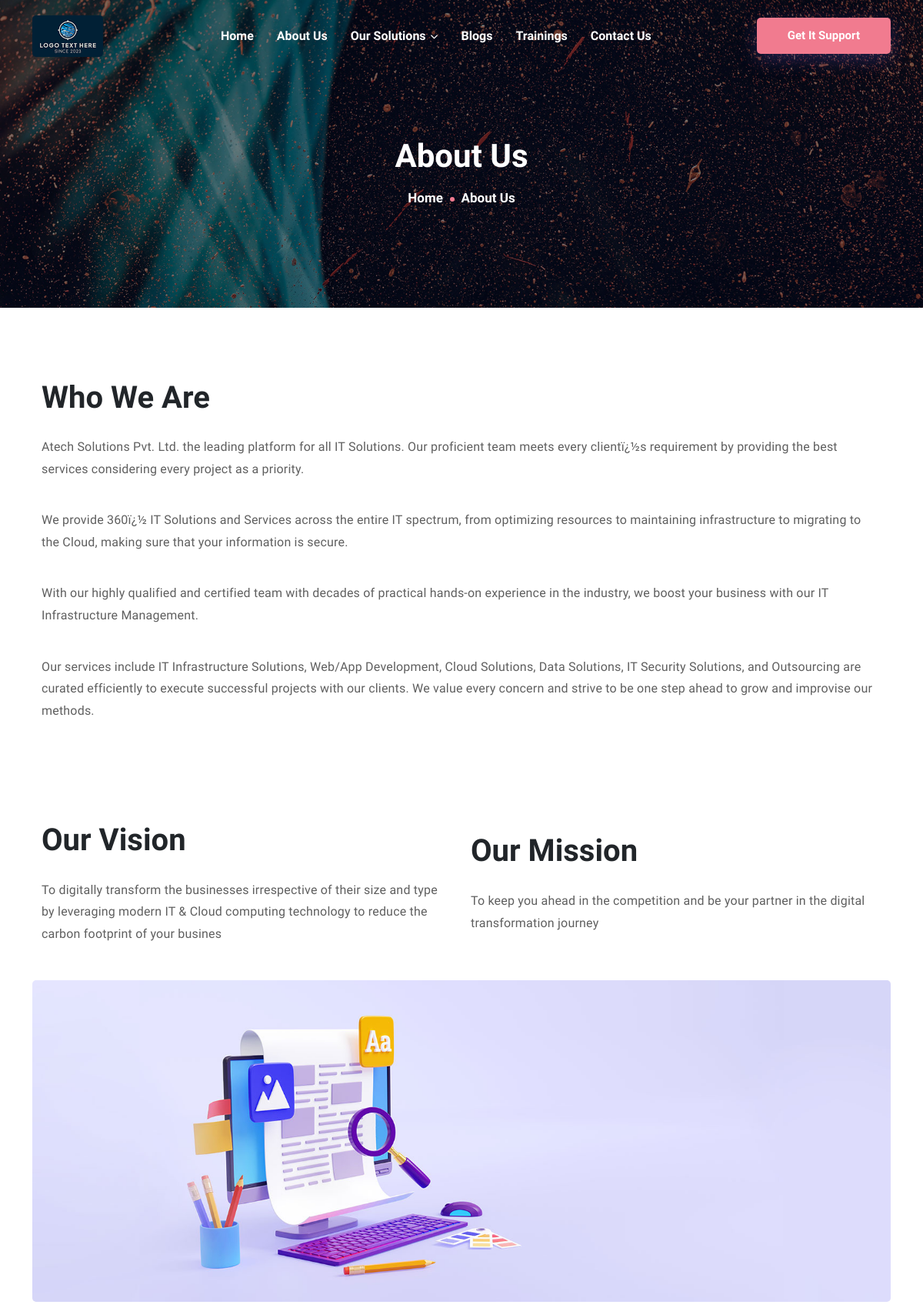
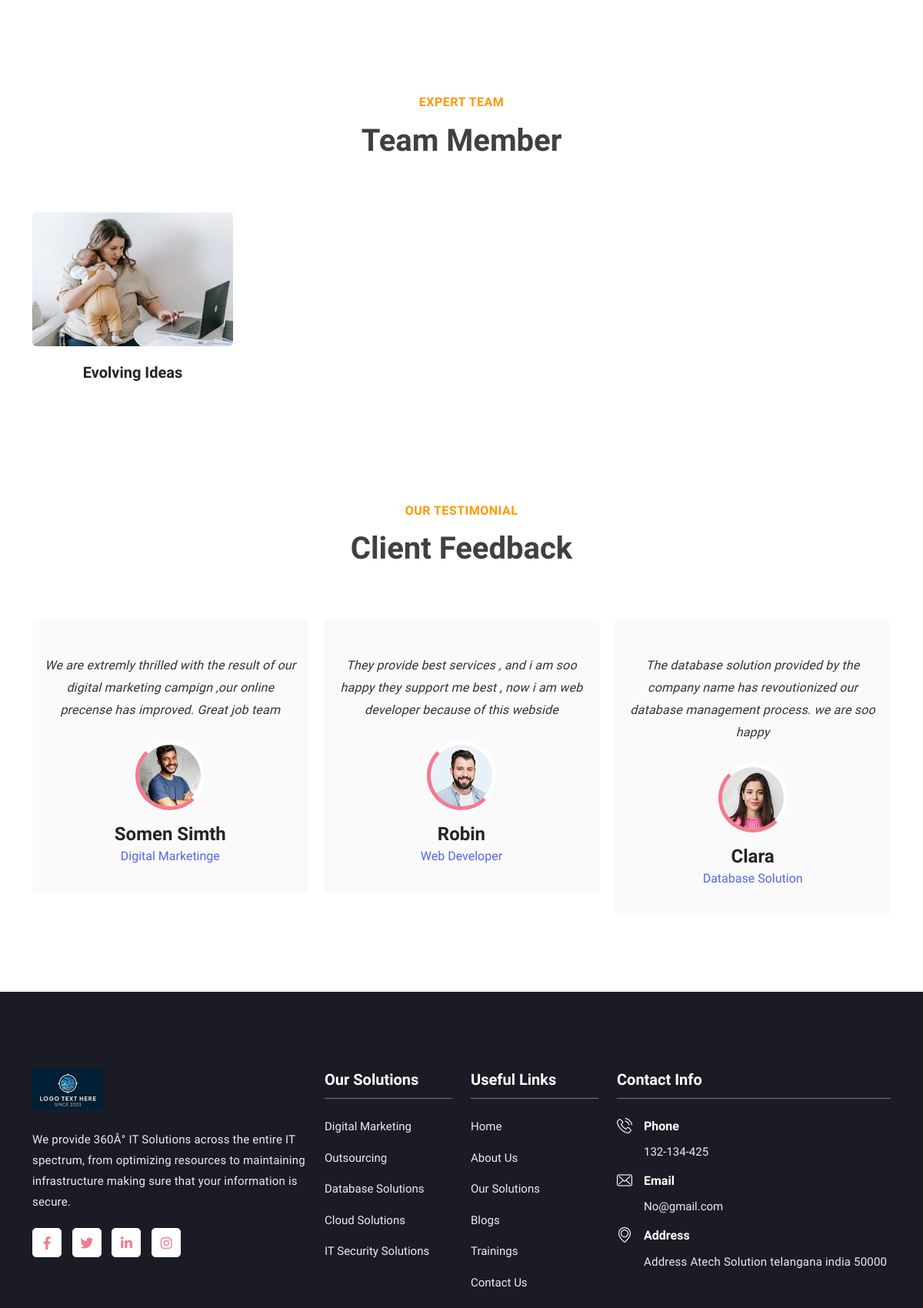
The page /about-us.php (upper part) on the database its author committed (2 pictures, top to bottom).
### tables this page shows
CREATE TABLE `general_tbl` (
  `general_id` int(11) NOT NULL,
  `general_imgicon` varchar(255) NOT NULL,
  `general_companyname` text NOT NULL,
  `general_contactpersonname` varchar(255) NOT NULL,
  `general_address` text NOT NULL,
  `general_pincode` varchar(255) NOT NULL,
  `general_city` varchar(255) NOT NULL,
  `general_county` varchar(255) NOT NULL,
  `general_currancy` varchar(255) NOT NULL,
  `general_sessionid` varchar(255) NOT NULL,
  `general_sessionmonth` varchar(255) NOT NULL,
  `general_phoneno` varchar(255) NOT NULL,
  `general_emailid` varchar(255) NOT NULL,
  `general_entrydt` varchar(255) NOT NULL,
  `general_status` int(11) NOT NULL DEFAULT 1,
  `genaral_addby` int(11) NOT NULL,
  `general_currencysysmbol` varchar(255) NOT NULL,
  `general_gstno` varchar(255) NOT NULL,
  `general_gstpercentage` varchar(255) NOT NULL,
  `general_numberemi` varchar(255) NOT NULL,
  `general_numberlatepay` varchar(255) NOT NULL,
  `general_adnacepaymnetpercentage` varchar(255) NOT NULL,
  `general_mobilno` varchar(255) NOT NULL,
  `general_website` text NOT NULL,
  `general_panno` varchar(255) NOT NULL,
  `general_financial_start_date` varchar(255) NOT NULL,
  `general_financial_end_date` varchar(255) NOT NULL,
  `genaral_statename` varchar(255) NOT NULL,
  `general_half_day_starttime` varchar(255) NOT NULL,
  `general_half_day_endtime` varchar(255) NOT NULL,
  `general_full_dat_starttime` varchar(255) NOT NULL,
  `general_full_dat_endtime` varchar(255) NOT NULL,
  `general_mendetory_holiday` varchar(255) NOT NULL,
  `general_additionweek_holiday` int(11) NOT NULL DEFAULT 0 COMMENT '0=no, 1yes',
  `general_additianl_day` varchar(255) NOT NULL,
  `general_week` varchar(255) NOT NULL,
  `general_holiday_count_leave_status` int(11) NOT NULL DEFAULT 0 COMMENT '0=not count,1=count',
  `general_week_off` int(11) NOT NULL DEFAULT 1 COMMENT '1=count,0=not count',
  `general_leave_carry_forword` int(11) NOT NULL DEFAULT 1 COMMENT '1=forword,0=not forword',
  `general_holiday_start_date` varchar(255) NOT NULL,
  `general_holiday_end_date` varchar(255) NOT NULL,
  `general_highest_auth` varchar(255) NOT NULL,
  `general_fax` varchar(255) NOT NULL,
  `general_iframe_address` text NOT NULL,
  `general_facebook` text NOT NULL,
  `general_twitter` text NOT NULL,
  `general_linkedin` text NOT NULL,
  `general_pinterest` text NOT NULL,
  `general_whatsapp` text NOT NULL,
  `general_instagram` text NOT NULL,
  `general_googleplus` text NOT NULL,
  `general_skype` text NOT NULL,
  `general_about_us` text NOT NULL,
  `site_background_color` varchar(255) DEFAULT NULL,
  `site_header_type` varchar(255) DEFAULT NULL,
  `site_layout` varchar(255) DEFAULT NULL,
  `site_theam_color` varchar(255) DEFAULT NULL,
  `general_gstno_per` varchar(255) NOT NULL,
  `travel_link` varchar(255) NOT NULL,
  `accommodation_link` varchar(255) NOT NULL,
  `image_2` varchar(255) NOT NULL
);

CREATE TABLE `banner` (
  `banner_id` int(11) NOT NULL,
  `banner_page_name` varchar(255) NOT NULL,
  `banner_page_banner` text NOT NULL,
  `banner_page_status` int(11) NOT NULL DEFAULT 1,
  `banner_page_date_time` varchar(255) NOT NULL,
  `banner_added_by` varchar(255) NOT NULL
);

CREATE TABLE `about` (
  `about_id` int(11) NOT NULL,
  `about_description` text NOT NULL,
  `about_image` varchar(255) NOT NULL,
  `about_sub_tile` varchar(255) NOT NULL,
  `about_tilte` varchar(255) NOT NULL,
  `about_sub_title_2` varchar(255) NOT NULL,
  `about_title_2` varchar(255) NOT NULL,
  `about_status` int(11) NOT NULL DEFAULT 1,
  `about_datetime` varchar(255) NOT NULL
);

CREATE TABLE `card` (
  `card_id` int(11) NOT NULL,
  `card_page` varchar(255) NOT NULL,
  `card_name` varchar(255) NOT NULL,
  `card_image` varchar(255) NOT NULL,
  `card_comments` text NOT NULL,
  `card_status` int(11) NOT NULL DEFAULT 1,
  `card_datetime` varchar(255) NOT NULL
);

CREATE TABLE `testimonial` (
  `testimonial_id` int(11) NOT NULL,
  `testimonial_page` varchar(255) NOT NULL,
  `testimonial_name` varchar(255) NOT NULL,
  `testimonial_work` varchar(255) NOT NULL,
  `testimonial_image` varchar(255) NOT NULL,
  `testimonial_comments` text NOT NULL,
  `testimonial_status` int(11) NOT NULL DEFAULT 1,
  `testimonial_datetime` varchar(255) NOT NULL
);

CREATE TABLE `services` (
  `services_id` int(11) NOT NULL,
  `services_title` varchar(255) NOT NULL,
  `services_image` varchar(255) NOT NULL,
  `services_status` int(11) NOT NULL DEFAULT 1,
  `services_datetime` varchar(255) NOT NULL,
  `services_description` text NOT NULL,
  `services_slug` varchar(255) NOT NULL,
  `services_cover_image` varchar(255) NOT NULL,
  `services_small_description` text NOT NULL,
  `services_add_by` varchar(255) NOT NULL,
  `seo_keyword` text NOT NULL,
  `seo_description` text NOT NULL,
  `services_features_status` varchar(255) NOT NULL COMMENT '1 = features ',
  `services_about` varchar(255) NOT NULL COMMENT '1 = ''about_page'''
);

### about-us.php (the view, shortened to what the rows shown need)
<?php
include('./includes/header.php'); ?>
<div class="page-title-area" style="background-image:url(<?php
while ($banner = mysqli_fetch_assoc($banner_query)) {
    if (empty($banner['banner_page_banner'])) {
        echo ROOT_URL.'assets/img/page-title-bg.jpg';
    }
    else {
        echo ROOT_URL.'upload/header/'. $banner['banner_page_banner'];
    }
}
?>)">
    <div class="d-table">
        <div class="d-table-cell">
            <div class="container">
                <div class="page-title-content">
                    <h2>About Us</h2>
                </div>
            </div>
        </div>
    </div>
</div>
<?php
        $term_fetech = "SELECT * FROM `about` WHERE `about_status`= '1' AND about_id = '1'";
        $term_query = mysqli_query($con, $term_fetech);
        $term_list = mysqli_fetch_array($term_query);
    ?>
<br><br>
<div class="container">
    <?php echo $term_list['about_description'];?>
</div><br><br>
<div class="container">
    <div class="row">
        <div class="col-lg-12 col-md-12">
            <div class="portfolio-details-image">
			<img src='<?php echo ROOT_URL."upload/about_image/".$term_list ['about_image']; ?>' alt="image">
            </div>
        </div>
    </div>
</div>
<section class="team-area section-padding">
    <div class="container">
        <div class="row">
            <div class="col-md-12">
                <div class="section-title">
                    <h6 class="sub-title"><?php echo $term_list['about_sub_tile'];?></h6>
                    <h2><?php echo $term_list['about_tilte'];?></h2>
                </div>
            </div>
            <?php
			$selectquery = "select * from card where card_status = '1' and card_page ='2' ";
			$query = mysqli_query($con, $selectquery);
			while ($card_list = mysqli_fetch_assoc($query)) { ?>
            <div class="col-lg-3 col-md-6">
                <div class="single-team-box">
                    <div class="team-image">
                        <img src='<?php echo ROOT_URL."upload/card/".$card_list ['card_image']; ?>' alt="team">
                        <div class="team-social-icon">
                        </div>
                    </div>
                    <div class="team-info">
                        <h3><?php echo $card_list['card_name']; ?></h3>
                    </div>
                </div>
            </div>
            <?php }?>
        </div>
    </div>
</section>
<section class="testimonial-section pt-50 pb-100">
    <div class="container">
        <div class="row">
            <div class="col-md-12">
                <div class="section-title">
                    <h6 class="sub-title"><?php echo $term_list['about_sub_title_2'];?></h6>
                    <h2><?php echo $term_list['about_title_2'];?></h2>
                </div>
            </div>
            <div class="col-lg-12 col-md-12">
                <div class="testimonial-slider owl-carousel owl-theme">
                    <?php
								$selectquery = "select * from testimonial where testimonial_status = '1' and  testimonial_page ='about-us.php'";
								$query = mysqli_query($con, $selectquery);
								while ($Testimonial_list = mysqli_fetch_assoc($query)) {
							?>
                    <div class="single-testimonial">
                        <div class="testimonial-content">
                            <p> <?php echo $Testimonial_list['testimonial_comments']; ?></p>
                        </div>
                        <div class="avatar">
                            <img
                                src='<?php echo ROOT_URL."upload/testimonial/".$Testimonial_list['testimonial_image']; ?>'>
                        </div>
                        <div class="testimonial-bio">
                            <div class="bio-info">
                                <h4><?php echo $Testimonial_list['testimonial_name']; ?></h4>
                                <span><?php echo $Testimonial_list['testimonial_work']; ?>
                                </span>
                            </div>
                        </div>
                    </div>
                    <?php } ?>
                </div>
            </div>
        </div>
    </div>
</section>
<?php
include('./includes/footer.php'); ?>

### includes/header.php (shortened to what the rows shown need)
<?php
    include 'admin/includeadmin/db_connect.php';
	  $admin_nameee = basename($_SERVER['SCRIPT_NAME']);
	   $user_fetch = "select * from `general_tbl` where `general_status`= '1'";
	   $query = mysqli_query($con, $user_fetch);
	   $general = mysqli_fetch_assoc($query);
	   $banner_sql = "SELECT * FROM `banner` WHERE banner_page_status='1' AND banner_page_name ='$admin_nameee'";
	   $banner_query = mysqli_query($con, $banner_sql);
?>
<!doctype html>
<html lang="zxx">
<head>
	<link rel="stylesheet" href="<?php echo ROOT_URL?>assets/css/bootstrap.min.css">
	<link rel="stylesheet" href="<?php echo ROOT_URL?>assets/css/animate.min.css">
	<link rel="stylesheet" href="<?php echo ROOT_URL?>assets/css/flaticon.css">
	<link rel="stylesheet" href="<?php echo ROOT_URL?>assets/css/fontawesome.min.css">
	<link rel="stylesheet" href="<?php echo ROOT_URL?>assets/css/bootstrap-icons.css">
	<link rel="stylesheet" href="<?php echo ROOT_URL?>assets/css/meanmenu.css">
	<link rel="stylesheet" href="<?php echo ROOT_URL?>assets/css/magnific-popup.min.css">
	<link rel="stylesheet" href="<?php echo ROOT_URL?>assets/css/swiper.min.css">
	<link rel="stylesheet" href="<?php echo ROOT_URL?>assets/css/owl.carousel.min.css">
	<link rel="stylesheet" href="<?php echo ROOT_URL?>assets/css/style.css">
	<link rel="stylesheet" href="<?php echo ROOT_URL?>assets/css/responsive.css">
	<link rel="stylesheet" href="https://cdnjs.cloudflare.com/ajax/libs/font-awesome/6.4.0/css/all.min.css">
</head>
<body>
	<div class="navbar-area">
		<div class="techvio-nav">
			<div class="container">
				<nav class="navbar navbar-expand-md navbar-light">
					<a class="navbar-brand" href="index.html">
						<img src="<?php echo ROOT_URL ."upload/general/logo/" . $general['general_imgicon']; ?>" class="white-logo" alt="logo">
					</a>
				</nav>
			</div>
		</div>
	</div>

### includes/footer.php (shortened to what the rows shown need)
	<section class="footer-subscribe-wrapper">
    <div class="footer-area ptb-100">
			<div class="container">
				<div class="row">
					<div class="col-lg-4 col-md-6 col-sm-6">
						<div class="single-footer-widget">
							<a class="footer-logo" href="#">
								<img src="<?php echo ROOT_URL ."upload/general/logo/" . $general['general_imgicon']; ?>" class="white-logo" alt="logo">
							</a>
                            <p><?php echo $general['general_about_us'];?></p>
							<ul class="footer-social">
								<?php
                                    if ($general['general_facebook'] != '#') {
                                        ?>
                                            <li class="list-inline-item "><a target="_blank" href="<?php echo $general['general_facebook'] ?>"><i class="fab fa-facebook-f" ></i></a></li>
                                        <?php
                                    }
                                    if ($general['general_twitter'] != '#') {
                                        ?>
                                            <li class="list-inline-item"><a target="_blank" href="<?php echo $general['general_twitter'] ?>"><i class="fab fa-twitter" ></i></a></li>
                                        <?php
                                    }
                                    if ($general['general_linkedin'] != '#') {
                                        ?>
                                            <li class="list-inline-item"><a target="_blank" href="<?php echo $general['general_linkedin'] ?>"><i class="fab fa-linkedin-in" ></i></a></li>
                                        <?php
                                    }
                                        ?>
                                        <?php
                                    if ($general['general_instagram'] != '#') {
                                        ?>
                                         <li class="list-inline-item"><a target="_blank" href="<?php echo $general['general_instagram'] ?>"><i class="fab fa-instagram" ></i></a></li>
                                        <?php
                                    }
                            ?>
							</ul>
						</div>
					</div>
					<div class="col-lg-2 col-md-6 col-sm-6">
						<div class="single-footer-widget">
							<ul class="footer-quick-links">
							<?php
                                    $blog_detailquery2 = "SELECT * FROM services Where services_status='1' ORDER BY services_id DESC LIMIT 5";
                                    $blog_run = mysqli_query($con, $blog_detailquery2);
                                    while($blog_related_list = mysqli_fetch_assoc($blog_run)){
                                ?>
                                <li><a href="<?php echo ROOT_URL;?>solution_details.php/<?php echo $blog_related_list['services_slug']?>"><?php echo $blog_related_list['services_title'] ?></a></li>
                                <?php } ?>
							</ul>
						</div>
					</div>
					<div class="col-lg-4 col-md-6 col-sm-6">
						<div class="single-footer-widget">
							<div class="footer-info-contact">
								<span><a href="tel:<?php echo $general['general_mobilno'] ?>"><?php echo $general['general_mobilno'] ?></a></span>
							</div>
							<div class="footer-info-contact">
								<span><a href="mailto:<?php echo $general['general_emailid'] ?>"><?php echo $general['general_emailid'] ?></a></span>
							</div>
							<div class="footer-info-contact">
								<i class="flaticon-placeholder"></i>
								<h3>Address</h3>
								<p><?php echo $general['general_address'] ?></p>
							</div>
						</div>
					</div>
				</div>
			</div>
		</div>
	</section>
</body>
</html>

### rows shown on the page
general_tbl: general_imgicon (picture), general_about_us "We provide 360Â° IT Solutions across the entire IT spectrum, from optimizing resources to maintaining infrastructure making sure that your information is secure.", general_mobilno "132-134-425", general_emailid "No@gmail.com", general_address "Address Atech Solution telangana india 50000"
banner: banner_page_banner (picture)
about: about_description "Who We Are Atech Solutions Pvt. Ltd. the leading platform for all IT Solutions. Our proficient team meets every clientï¿½s requirement by providing the best services considering every project as a priority. We provide 360ï¿½ IT Solutions and Services across the entire IT spectrum, from optimizing resources to maintaining infrastructure to migrating to the Cloud, making sure that your information is secure. With our highly qualified and certified team with decades of practical hands-on experience in the industry, we boost your business with our IT Infrastructure Management. Our services include IT Infrastructure Solutions, Web/App Development, Cloud Solutions, Data Solutions, IT Security…", about_image (picture), about_sub_tile "EXPERT TEAM", about_tilte "Team Member", about_sub_title_2 "OUR TESTIMONIAL", about_title_2 "Client Feedback"
card: card_image (picture), card_name "Evolving Ideas"
testimonial: testimonial_comments "We are extremly thrilled with the result of our digital marketing campign ,our online precense has improved. Great job team", testimonial_image (picture), testimonial_name "Somen Simth", testimonial_work "Digital Marketinge"
testimonial: testimonial_comments "They provide best services , and i am soo happy they support me best , now i am web developer because of this webside", testimonial_image (picture), testimonial_name "Robin", testimonial_work "Web Developer"
testimonial: testimonial_comments "The database solution provided by the company name has revoutionized our database management process. we are soo happy", testimonial_image (picture), testimonial_name "Clara", testimonial_work "Database Solution"
services: services_title "Digital Marketing"
services: services_title "Outsourcing"
services: services_title "Database Solutions"
services: services_title "Cloud Solutions"
services: services_title "IT Security Solutions"
